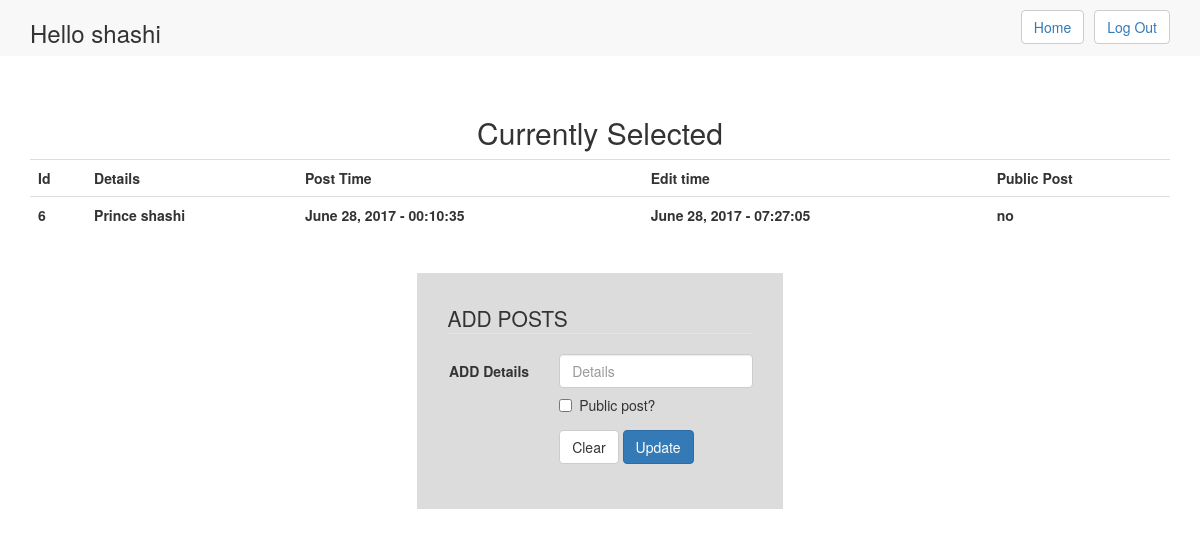
Screenshot of /edit.php?id=6 (signed in) with the database file from the repository.
### tables this page shows
CREATE TABLE `reg2` (
  `id` int(11) NOT NULL,
  `detail` text NOT NULL,
  `date_posted` varchar(30) NOT NULL,
  `time_posted` time NOT NULL,
  `date_edited` varchar(30) NOT NULL,
  `time_edited` time NOT NULL,
  `public` varchar(5) NOT NULL
);

### edit.php (the view, shortened to what this page needs)
<!DOCTYPE html>
<html>
    <head>
        <link rel="stylesheet" href="https://maxcdn.bootstrapcdn.com/bootstrap/3.3.7/css/bootstrap.min.css">
    </head>
   <?php
   $user = $_SESSION['user'];
   $id_exists = false;
   ?>
    <body>
    <div class="nav navbar-default">
      <div class="container">
      <div class="navbar-header">
        <h3 >Hello <?php print "$user"; ?> </h3>  </div>
        <button class="btn btn-default pull-right" style=" margin-top: 10px"><a href="logout.php">Log Out</a></button>
        <button class="btn btn-default pull-right" style=" margin-top: 10px;margin-right: 10px"><a href="home.php">Home</a></button>
    </div>
    </div><br><br>
    <div class="container">
    <h2 align="center">Currently Selected</h2>
    <table class="table table-hover" width="100%">
      <tr>
        <th>Id</th>
        <th>Details</th>
        <th>Post Time</th>
        <th>Edit time</th>
        <th>Public Post</th>
      </tr>
      <?php
      if(!empty($_GET['id']))
      {
        $id = $_GET['id'];
        $id_exists = true;
        $conn = mysqli_connect("localhost","root","","project");
        $query = mysqli_query($conn, "SELECT * FROM reg2 WHERE id = '$id'");
          $count = mysqli_num_rows($query);
          if($count > 0)
           {
              while($row = mysqli_fetch_array($query))
              {
                print "<tr>";
                print "<th align=center>".$row['id']."</th>";
                print "<th align=center>".$row['detail']."</th>";
                print "<th align=center>".$row['date_posted']." - ". $row['time_posted']."</th>";
                print "<th align=center>".$row['date_edited']." - ". $row['time_edited']."</th>";
                print "<th align=center>".$row['public']."</th>";
                print "</tr>";
              }
            }
            else
            {
              $id_exists = false;
            }
      }
      ?>
    </table>
    <br />
    <?php
      if($id_exists)
      {
        print '
<form class="form-horizontal" action="edit.php" method="POST" style="display: table; margin: 0 auto; padding: 30px; background-color: gainsboro;">
  <fieldset>
    <legend>ADD POSTS</legend>
    <div class="form-group">
      <label for="inputDetail" class="col-lg-4 control-label">ADD Details</label>
      <div class="col-lg-8">
        <input type="text" class="form-control" id="inputDetail" placeholder="Details" name="details">
        <div class="checkbox">
          <label>
            <input type="checkbox" name="public[]" value="yes" > Public post?
          </label>
        </div>
      </div>
    </div>
    <div class="form-group">
      <div class="col-lg-8 col-lg-offset-4">
        <button type="reset" class="btn btn-default">Clear</button>
        <button type="submit" class="btn btn-primary">Update</button>
      </div>
    </div>
  </fieldset> ';
      }
      else
      {
        print '<h2 align = "center">There id no data to be edited.</h2>';
      }
    ?>
    </body>
    </html>

### rows the page displays
reg2: id "6", detail "Prince shashi", date_posted "June 28, 2017", time_posted "00:10:35", date_edited "June 28, 2017", time_edited "07:27:05", public "no"

### other values shown
$user "shashi"
